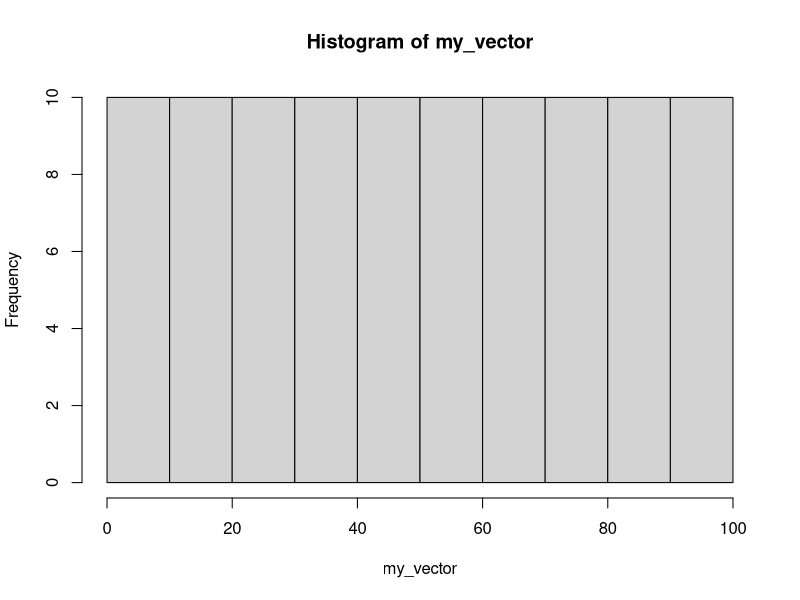

Source code (R):
# write some code 
my_vector <- 1:100
mean(my_vector)
hist(my_vector)

# Need to always make sure to save the script, or else it wont work with git 
